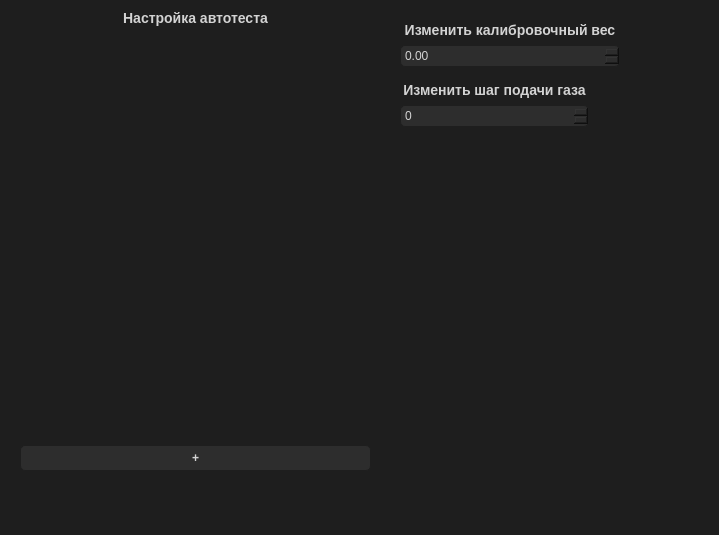
<?xml version="1.0" encoding="UTF-8"?>
<ui version="4.0">
 <class>Form</class>
 <widget class="QWidget" name="Form">
  <property name="geometry">
   <rect>
    <x>0</x>
    <y>0</y>
    <width>719</width>
    <height>535</height>
   </rect>
  </property>
  <property name="font">
   <font>
    <family>Arial,sans-serif</family>
    <pointsize>-1</pointsize>
    <weight>50</weight>
    <bold>false</bold>
   </font>
  </property>
  <property name="windowTitle">
   <string>Form</string>
  </property>
  <property name="styleSheet">
   <string notr="true">QWidget {
    background-color: #1e1e1e;  /* Очень темный фон */
    color: #d3d3d3;  /* Светло-серый цвет текста */
    font-family: Arial, sans-serif;
    font-size: 12px;
}

QPushButton {
    background-color: #2d2d2d;  /* Темный фон для кнопок */
    border: 1px solid #1e1e1e;
    border-radius: 5px;
    padding: 5px;
    font-weight: bold;
}

QPushButton:hover {
    background-color: #00b894;  /* Светло-зеленый при наведении */
    color: #1e1e1e;
}

QComboBox {
    border: 1px solid #2d2d2d;
    border-radius: 5px;
    padding: 2px;
    background-color: #2d2d2d;
}

QTextBrowser {
    background-color: #2d2d2d;  /* Темный фон для окна вывода */
    border: 1px solid #1e1e1e;
    border-radius: 5px;
    padding: 5px;
}

QLabel {
    color: #d3d3d3;  /* Мягкий серый цвет для текста */
    font-weight: bold;
    font-size: 14px;
}

QSpinBox {
    background-color: #2d2d2d;
    border: 1px solid #1e1e1e;
    border-radius: 5px;
    padding: 2px;
    color: #d3d3d3;
}

QDoubleSpinBox {
    background-color: #2d2d2d;
    border: 1px solid #1e1e1e;
    border-radius: 5px;
    padding: 2px;
    color: #d3d3d3;
}

QSlider {
    background-color: #2d2d2d;
    border-radius: 5px;
}

QScrollArea {
    border: none;
}

QScrollBar:vertical {
    background: rgb(45, 45, 45);
}

QScrollBar::handle:vertical {
    background: rgb(0, 184, 148);
    min-width: 20px;
}

QScrollBar::add-page:vertical, QScrollBar::sub-page:vertical {
    background: none;
}

QScrollBar::add-line:vertical, QScrollBar::sub-line:vertical,
QScrollBar::add-line:horizontal, QScrollBar::sub-line:horizontal {
    background: transparent;  /* Убирает стрелки вверх и вниз */
    width: 0px;  /* Убирает размеры кнопок */
    height: 0px;  /* Убирает размеры кнопок */
}</string>
  </property>
  <widget class="QWidget" name="layoutWidget">
   <property name="geometry">
    <rect>
     <x>400</x>
     <y>80</y>
     <width>189</width>
     <height>47</height>
    </rect>
   </property>
   <layout class="QVBoxLayout" name="lay_change_step_5">
    <item>
     <widget class="QLabel" name="text_change_step_5">
      <property name="text">
       <string>Изменить шаг подачи газа</string>
      </property>
      <property name="alignment">
       <set>Qt::AlignCenter</set>
      </property>
     </widget>
    </item>
    <item>
     <widget class="QSpinBox" name="spinbox_change_step"/>
    </item>
   </layout>
  </widget>
  <widget class="QWidget" name="layoutWidget_2">
   <property name="geometry">
    <rect>
     <x>400</x>
     <y>20</y>
     <width>220</width>
     <height>47</height>
    </rect>
   </property>
   <layout class="QVBoxLayout" name="lay_params">
    <item>
     <widget class="QLabel" name="calib_label">
      <property name="sizePolicy">
       <sizepolicy hsizetype="Minimum" vsizetype="Minimum">
        <horstretch>0</horstretch>
        <verstretch>0</verstretch>
       </sizepolicy>
      </property>
      <property name="autoFillBackground">
       <bool>false</bool>
      </property>
      <property name="text">
       <string>Изменить калибровочный вес</string>
      </property>
      <property name="scaledContents">
       <bool>false</bool>
      </property>
      <property name="alignment">
       <set>Qt::AlignCenter</set>
      </property>
     </widget>
    </item>
    <item>
     <widget class="QDoubleSpinBox" name="calib_weight_spinbox"/>
    </item>
   </layout>
  </widget>
  <widget class="QWidget" name="verticalLayoutWidget">
   <property name="geometry">
    <rect>
     <x>20</x>
     <y>10</y>
     <width>351</width>
     <height>461</height>
    </rect>
   </property>
   <layout class="QVBoxLayout" name="LaySettingsAutoTest">
    <item>
     <widget class="QLabel" name="LabelNumberItteration">
      <property name="sizePolicy">
       <sizepolicy hsizetype="Minimum" vsizetype="Fixed">
        <horstretch>0</horstretch>
        <verstretch>0</verstretch>
       </sizepolicy>
      </property>
      <property name="text">
       <string>Настройка автотеста</string>
      </property>
      <property name="alignment">
       <set>Qt::AlignCenter</set>
      </property>
     </widget>
    </item>
    <item>
     <widget class="QScrollArea" name="scroll_area">
      <property name="enabled">
       <bool>true</bool>
      </property>
      <property name="widgetResizable">
       <bool>true</bool>
      </property>
      <widget class="QWidget" name="scrollAreaWidgetContents_2">
       <property name="geometry">
        <rect>
         <x>0</x>
         <y>0</y>
         <width>349</width>
         <height>404</height>
        </rect>
       </property>
      </widget>
     </widget>
    </item>
    <item>
     <widget class="QPushButton" name="pushButton">
      <property name="font">
       <font>
        <family>Arial,sans-serif</family>
        <pointsize>-1</pointsize>
        <weight>75</weight>
        <bold>true</bold>
       </font>
      </property>
      <property name="text">
       <string>+</string>
      </property>
      <property name="iconSize">
       <size>
        <width>16</width>
        <height>16</height>
       </size>
      </property>
     </widget>
    </item>
   </layout>
  </widget>
 </widget>
 <resources/>
 <connections/>
</ui>
